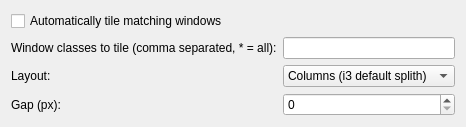
<?xml version="1.0" encoding="UTF-8"?>
<ui version="4.0">
 <class>I3TerminalConfig</class>
 <widget class="QWidget" name="I3TerminalConfig">
  <layout class="QFormLayout" name="formLayout">
   <item row="0" column="0" colspan="2">
    <widget class="QCheckBox" name="kcfg_TilingEnabled">
     <property name="text">
      <string>Automatically tile matching windows</string>
     </property>
    </widget>
   </item>
   <item row="1" column="0">
    <widget class="QLabel" name="labelClasses">
     <property name="text">
      <string>Window classes to tile (comma separated, * = all):</string>
     </property>
    </widget>
   </item>
   <item row="1" column="1">
    <widget class="QLineEdit" name="kcfg_TiledClasses"/>
   </item>
   <item row="2" column="0">
    <widget class="QLabel" name="labelLayout">
     <property name="text">
      <string>Layout:</string>
     </property>
    </widget>
   </item>
   <item row="2" column="1">
    <widget class="QComboBox" name="kcfg_Layout">
     <item>
      <property name="text">
       <string>Columns (i3 default splith)</string>
      </property>
     </item>
     <item>
      <property name="text">
       <string>Rows (i3 splitv)</string>
      </property>
     </item>
     <item>
      <property name="text">
       <string>Spiral (alternating splits)</string>
      </property>
     </item>
    </widget>
   </item>
   <item row="3" column="0">
    <widget class="QLabel" name="labelGap">
     <property name="text">
      <string>Gap (px):</string>
     </property>
    </widget>
   </item>
   <item row="3" column="1">
    <widget class="QSpinBox" name="kcfg_Gap">
     <property name="maximum">
      <number>100</number>
     </property>
    </widget>
   </item>
  </layout>
 </widget>
</ui>
